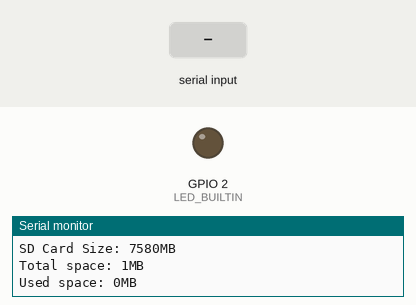
A sketch run on a simulated ESP32. On the bench: output pins drawn as LEDs (lit = HIGH), the last lines printed to the serial monitor. Dashed ring = blinking. The test bench sets the inputs (shaded band). I2S audio is not simulated (input reads silence); storage starts empty.

Above: at 1.2 s.
1.3 s: "on\n" received over Serial
At 2.2 s:
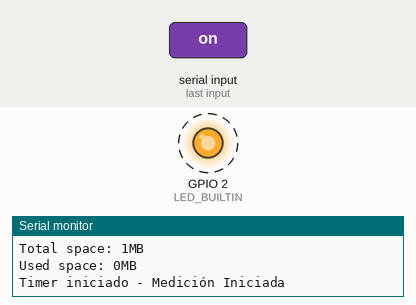
4.3 s: "off\n" received over Serial
At 5.5 s:
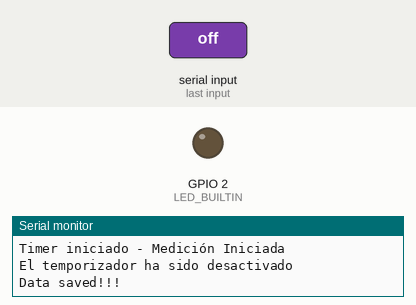
Timing chart, 0 to 7.3 s (numbered marks = the images above; inputs shaded):
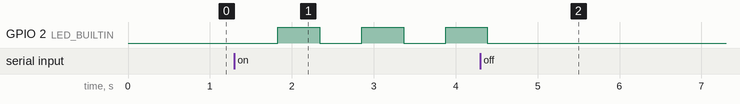

The sketch:

timerIsr_I2S_SD_esp32.ino
```cpp
#include "esp_system.h"
#include "rom/ets_sys.h"
#include <driver/i2s.h>
#include "FS.h"
#include "SD.h"
#include "SPI.h"
#include "setupI2S.h"

#define LED_BUILTIN 2
// #define TIME_TIMER (I2S_DMA_BUF_LEN * 1000000 / I2S_SAMPLE_RATE)
#define TIME_TIMER (16000)
// #define TIME_TIMER (1000000 / I2S_SAMPLE_RATE)

File file;

hw_timer_t* timer = NULL;
volatile bool has_expired = false;
volatile uint16_t i2s_value = 0;

void IRAM_ATTR timerInterrupcion() {
  has_expired = true;
}

void setup() {
  pinMode(LED_BUILTIN, OUTPUT);

  Serial.begin(115200);
  i2sInit();

  timer = timerBegin(0, 80, true);                        // Timer 0, divisor de reloj 80
  timerAttachInterrupt(timer, &timerInterrupcion, true);  // Adjuntar la función de manejo de interrupción
  timerAlarmWrite(timer, TIME_TIMER, true);

  Serial.begin(115200);
  if (!SD.begin()) {
    Serial.println("Card Mount Failed");
    return;
  }
  uint8_t cardType = SD.cardType();

  if (cardType == CARD_NONE) {
    Serial.println("No SD card attached");
    return;
  }

  Serial.print("SD Card Type: ");
  if (cardType == CARD_MMC) {
    Serial.println("MMC");
  } else if (cardType == CARD_SD) {
    Serial.println("SDSC");
  } else if (cardType == CARD_SDHC) {
    Serial.println("SDHC");
  } else {
    Serial.println("UNKNOWN");
  }

  uint64_t cardSize = SD.cardSize() / (1024 * 1024);
  Serial.printf("SD Card Size: %lluMB\n", cardSize);
  Serial.printf("Total space: %lluMB\n", SD.totalBytes() / (1024 * 1024));
  Serial.printf("Used space: %lluMB\n", SD.usedBytes() / (1024 * 1024));
}

void loop() {
  if (has_expired) {
    i2s_read(I2S_NUM_0, &buffer, sizeof(buffer), &bytes_read, portMAX_DELAY);
    for (int i = 0; i < I2S_DMA_BUF_LEN; i++) {
      file.println(buffer[i] & 0x0FFF);
    }
    digitalWrite(LED_BUILTIN, !digitalRead(LED_BUILTIN));
    has_expired = false;
  }

  if (Serial.available()) {
    String str = Serial.readStringUntil('\n');
    str.trim();
    if (str == "off") {
      file.close();
      timerAlarmDisable(timer);
      Serial.println("El temporizador ha sido desactivado");
      Serial.println("Data saved!!!");
    }
    if (str == "on") {
      // Abre el archivo para escribir
      file = SD.open("/data.txt", FILE_WRITE);
      if (!file) {
        Serial.println("Failed to open file for writing");
        return;
      }
      Serial.println("Timer iniciado - Medición Iniciada");
      timerAlarmEnable(timer);
    }
  }
}
```

setupI2S.h
```cpp
#pragma once

// Definiciones para la configuración de I2S
#define I2S_SAMPLE_RATE (1000)
#define ADC_INPUT (ADC1_CHANNEL_4)  // Pin 32
#define I2S_DMA_BUF_LEN (1000)

// Variables globales
size_t bytes_read;
uint16_t buffer[I2S_DMA_BUF_LEN] = { 0 };

// Inicialización de I2S
void i2sInit() {
  i2s_config_t i2s_config = {
    .mode = (i2s_mode_t)(I2S_MODE_MASTER | I2S_MODE_RX | I2S_MODE_ADC_BUILT_IN),
    .sample_rate = I2S_SAMPLE_RATE,
    .bits_per_sample = I2S_BITS_PER_SAMPLE_16BIT,
    .channel_format = I2S_CHANNEL_FMT_RIGHT_LEFT,
    .communication_format = I2S_COMM_FORMAT_I2S_MSB,
    .intr_alloc_flags = ESP_INTR_FLAG_LEVEL1,
    .dma_buf_count = 2,
    .dma_buf_len = I2S_DMA_BUF_LEN,
    .use_apll = false,
    .tx_desc_auto_clear = false,
    .fixed_mclk = 0
  };

  i2s_driver_install(I2S_NUM_0, &i2s_config, 0, NULL);
  i2s_set_adc_mode(ADC_UNIT_1, ADC_INPUT);
  i2s_adc_enable(I2S_NUM_0);
  adc1_config_channel_atten(ADC_INPUT, ADC_ATTEN_DB_0);
  // adc1_config_channel_atten(ADC_INPUT, ADC_ATTEN_DB_2_5);
  // adc1_config_channel_atten(ADC_INPUT, ADC_ATTEN_DB_6);
  // adc1_config_channel_atten(ADC_INPUT, ADC_ATTEN_DB_11);
}
```

Measured:
- after the input at 1.3 s, GPIO 2 (LED_BUILTIN): alternates HIGH for 0.51 s and LOW for 0.51 s, starting after 0.53 s
- after the input at 4.3 s, GPIO 2 (LED_BUILTIN): goes on until 4.4 s, then stays LOW
